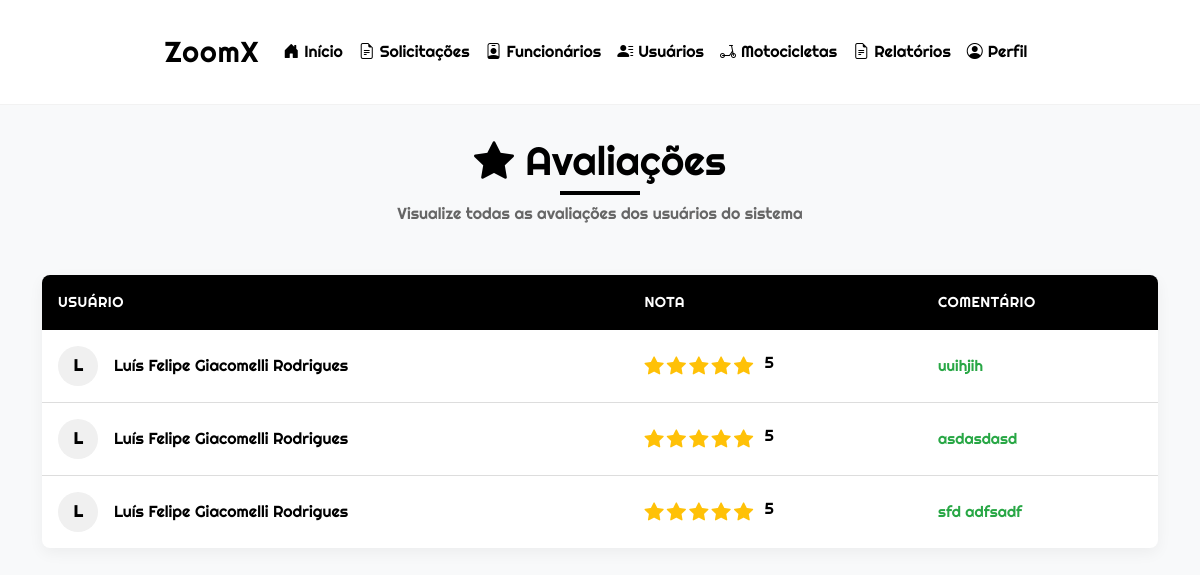
The app's page /admin/avaliacoes/avaliacoes.php (signed in) with its own data.
### tables this page shows
CREATE TABLE `avaliacoes` (
  `ava_codigo` int(11) NOT NULL,
  `usu_codigo` int(11) NOT NULL,
  `via_codigo` int(11) NOT NULL,
  `ava_nota` tinyint(4) NOT NULL CHECK (`ava_nota` between 1 and 5),
  `ava_comentario` text DEFAULT NULL,
  `ava_data_avaliacao` datetime DEFAULT current_timestamp()
);

CREATE TABLE `usuarios` (
  `usu_codigo` int(11) NOT NULL,
  `usu_nome` varchar(255) NOT NULL,
  `usu_email` varchar(255) NOT NULL,
  `usu_senha` varchar(255) NOT NULL,
  `usu_telefone` varchar(15) NOT NULL,
  `usu_ativo` tinyint(1) DEFAULT NULL,
  `usu_created_at` timestamp NOT NULL DEFAULT current_timestamp(),
  `usu_updated_at` timestamp NOT NULL DEFAULT current_timestamp() ON UPDATE current_timestamp()
);

### admin/avaliacoes/avaliacoes.php (the view, shortened to what this page needs)
<?php
$conexao = conexao::getInstance();
$sql = "SELECT a.*, u.usu_nome FROM avaliacoes a
        JOIN usuarios u ON a.usu_codigo = u.usu_codigo
        ORDER BY a.ava_codigo DESC";
$stmt = $conexao->prepare($sql);
$stmt->execute();
$avaliacoes = $stmt->fetchAll(PDO::FETCH_ASSOC);
?>
<!DOCTYPE html>
<html lang="pt-BR">
<head>
    <link rel="stylesheet" href="https://cdn.jsdelivr.net/npm/bootstrap-icons@1.10.0/font/bootstrap-icons.css">
</head>
<body>
    <?php include '../../components/header_admin.php'; ?>
    <div class="container">
        <header class="page-header">
            <h1><i class="bi bi-star-fill"></i> Avaliações</h1>
            <p>Visualize todas as avaliações dos usuários do sistema</p>
        </header>
        <table class="evaluations-table">
            <thead>
                <tr>
                    <th>Usuário</th>
                    <th>Nota</th>
                    <th>Comentário</th>
                </tr>
            </thead>
            <tbody>
                <?php foreach ($avaliacoes as $avaliacao): ?>
                    <tr>
                        <td>
                            <div class="user-info">
                                <div class="user-avatar">
                                    <?= strtoupper(substr($avaliacao['usu_nome'], 0, 1)) ?>
                                </div>
                                <span><?= htmlspecialchars($avaliacao['usu_nome']) ?></span>
                            </div>
                        </td>
                        <td>
                            <div class="rating-stars">
                                <?php for ($i = 1; $i <= 5; $i++): ?>
                                    <i class="bi bi-star<?= $i <= $avaliacao['ava_nota'] ? '-fill' : '' ?> star"></i>
                                <?php endfor; ?>
                                <span style="margin-left: 0.5rem;"><?= $avaliacao['ava_nota'] ?></span>
                            </div>
                        </td>
                        <td>
                            <?php if ($avaliacao['ava_comentario'] == null): ?>
                                <span class="comment no-comment">Nenhum comentário</span>
                            <?php elseif ($avaliacao['ava_nota'] < 3): ?>
                                <span class="comment negative-comment"><?= htmlspecialchars($avaliacao['ava_comentario']) ?></span>
                            <?php else: ?>
                                <span class="comment positive-comment"><?= htmlspecialchars($avaliacao['ava_comentario']) ?></span>
                            <?php endif; ?>
                        </td>
                    </tr>
                <?php endforeach; ?>
            </tbody>
        </table>
    </div>
</body>
</html>

### admin/avaliacoes/avaliacoes.php (style rules this page uses)
:root { --bg-color: #f0f0f0; --text-color: #000; --accent-color: #000; --border-color: #ddd; --success-color: #28a745; --warning-color: #ffc107; --danger-color: #dc3545; --info-color: #17a2b8; }
* { margin: 0; padding: 0; box-sizing: border-box; }
body { font-family: 'Righteous', sans-serif; background-color: var(--bg-color); color: var(--text-color); line-height: 1.6; }
.container { max-width: 1200px; margin: 0 auto; padding: 2rem; }
.page-header { text-align: center; margin-bottom: 3rem; }
.page-header h1 { font-size: 2.5rem; margin-bottom: 1rem; position: relative; display: inline-block; }
.page-header h1::after { content: ''; position: absolute; bottom: -10px; left: 50%; transform: translateX(-50%); width: 80px; height: 4px; background: var(--accent-color); }
.page-header p { color: #666; max-width: 700px; margin: 0 auto; }
.evaluations-table { width: 100%; border-collapse: collapse; background-color: white; box-shadow: 0 5px 15px rgba(0, 0, 0, 0.05); border-radius: 8px; overflow: hidden; }
.evaluations-table thead { background-color: var(--accent-color); color: white; }
.evaluations-table th { padding: 1rem; text-align: left; font-weight: 500; text-transform: uppercase; letter-spacing: 0.5px; font-size: 0.9rem; }
.evaluations-table td { padding: 1rem; border-bottom: 1px solid var(--border-color); vertical-align: middle; }
.evaluations-table tbody tr:last-child td { border-bottom: none; }
.user-info { display: flex; align-items: center; gap: 1rem; }
.user-avatar { width: 40px; height: 40px; border-radius: 50%; background-color: var(--bg-color); display: flex; align-items: center; justify-content: center; font-weight: bold; color: var(--accent-color); }
.rating-stars { display: flex; gap: 0.2rem; }
.star { color: var(--warning-color); font-size: 1.2rem; }
.comment { font-size: 0.95rem; line-height: 1.5; }
.positive-comment { color: var(--success-color); }

### components/header_admin.php (style rules this page uses)
:root { --primary: #000; --secondary: #fff; --accent: #007bff; --light-bg: #f8f9fa; }
body { font-family: 'Righteous', sans-serif; background-color: var(--light-bg); color: var(--primary); line-height: 1.6; }

### records on screen
avaliacoes: usu_codigo.usu_nome "L", usu_codigo.usu_nome "Luís Felipe Giacomelli Rodrigues", ava_nota "5", ava_comentario "uuihjih"
avaliacoes: usu_codigo.usu_nome "L", usu_codigo.usu_nome "Luís Felipe Giacomelli Rodrigues", ava_nota "5", ava_comentario "asdasdasd"
avaliacoes: usu_codigo.usu_nome "L", usu_codigo.usu_nome "Luís Felipe Giacomelli Rodrigues", ava_nota "5", ava_comentario "sfd adfsadf"
